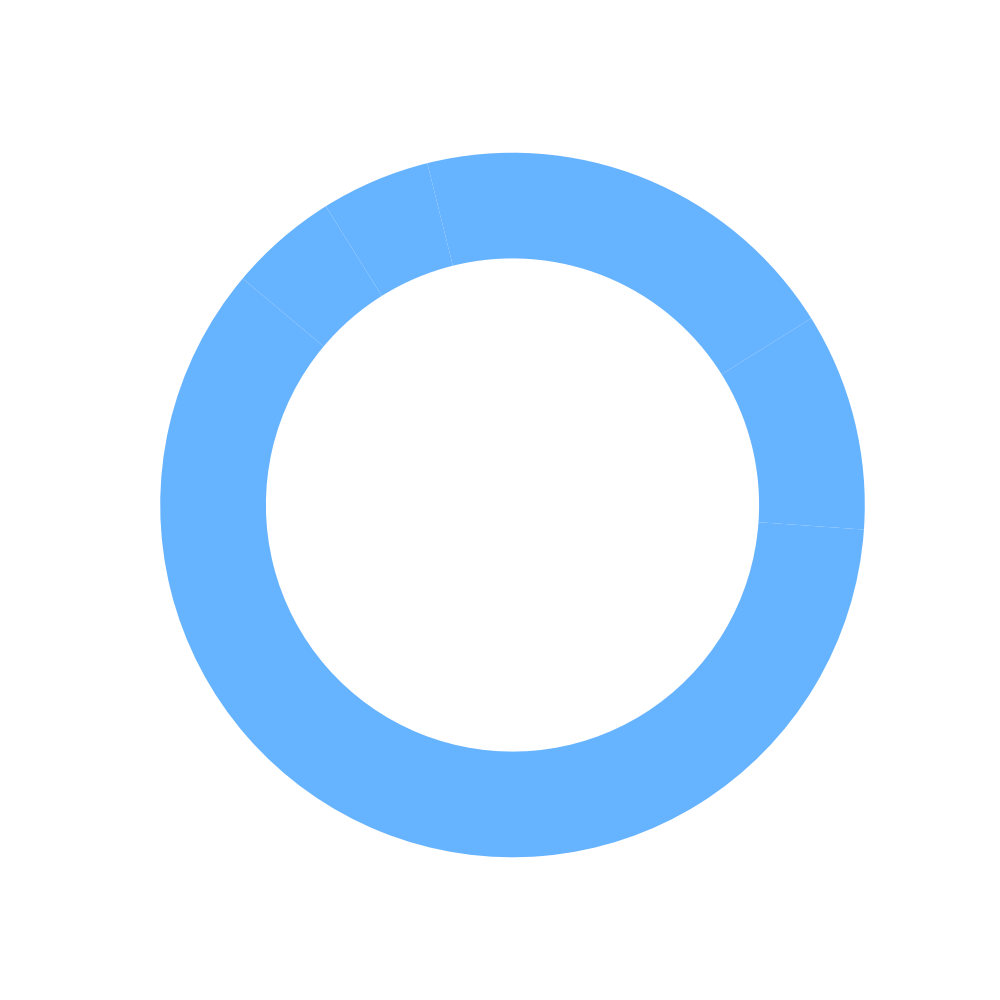

The Python source for this figure:
import matplotlib.pyplot as plt

# Data for the donut chart
market_share = [60, 10, 20, 5, 5]

# Define a single color for all segments
color = ['#66b3ff']  # A chosen color for consistency

# Create a donut chart
fig, ax = plt.subplots(figsize=(10, 10))
wedges, _ = ax.pie(
    market_share, 
    startangle=140, 
    colors=color * len(market_share),  # Apply the single color to all segments
    wedgeprops=dict(width=0.3)
)

# Ensure the chart is drawn as a circle
ax.axis('equal')

# Show the plot
plt.show()
